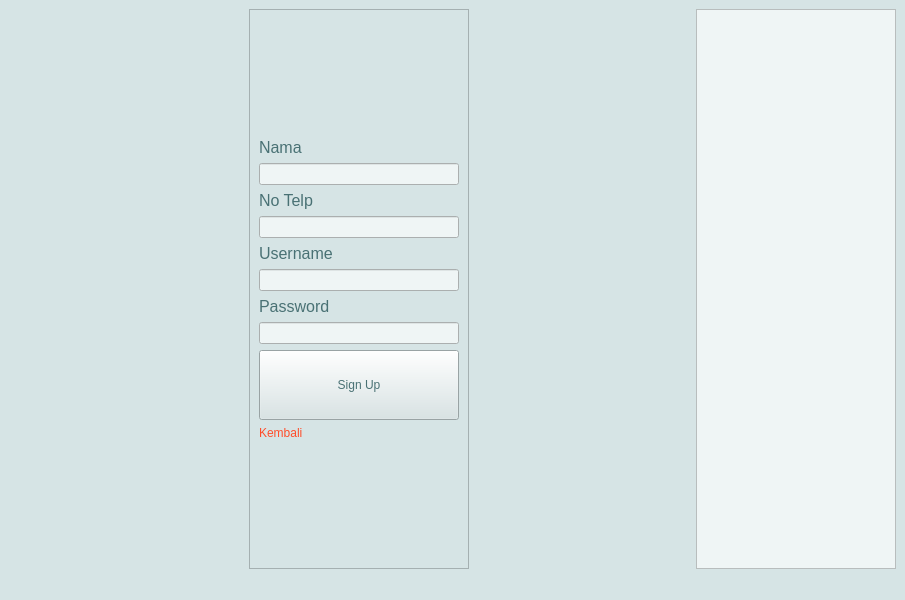
<?xml version="1.0" encoding="UTF-8"?>
<ui version="4.0">
 <class>MainWindow</class>
 <widget class="QMainWindow" name="MainWindow">
  <property name="geometry">
   <rect>
    <x>0</x>
    <y>0</y>
    <width>905</width>
    <height>600</height>
   </rect>
  </property>
  <property name="windowTitle">
   <string>MainWindow</string>
  </property>
  <property name="styleSheet">
   <string notr="true"> 
background-color: rgb(214, 228, 229);</string>
  </property>
  <widget class="QWidget" name="centralwidget">
   <layout class="QGridLayout" name="gridLayout">
    <item row="0" column="1">
     <widget class="QFrame" name="frame">
      <property name="styleSheet">
       <string notr="true"/>
      </property>
      <property name="frameShape">
       <enum>QFrame::StyledPanel</enum>
      </property>
      <property name="frameShadow">
       <enum>QFrame::Raised</enum>
      </property>
     </widget>
    </item>
    <item row="0" column="2">
     <widget class="QLabel" name="label">
      <property name="text">
       <string/>
      </property>
      <property name="pixmap">
       <pixmap>C:/Users/ACER/Downloads/bulubulu/Mask aasagroup.png</pixmap>
      </property>
     </widget>
    </item>
    <item row="0" column="5">
     <widget class="QFrame" name="frame_3">
      <property name="minimumSize">
       <size>
        <width>200</width>
        <height>0</height>
       </size>
      </property>
      <property name="styleSheet">
       <string notr="true">background-color: rgb(239, 245, 245);</string>
      </property>
      <property name="frameShape">
       <enum>QFrame::StyledPanel</enum>
      </property>
      <property name="frameShadow">
       <enum>QFrame::Raised</enum>
      </property>
     </widget>
    </item>
    <item row="0" column="3">
     <widget class="QFrame" name="frame_2">
      <property name="frameShape">
       <enum>QFrame::StyledPanel</enum>
      </property>
      <property name="frameShadow">
       <enum>QFrame::Raised</enum>
      </property>
      <layout class="QVBoxLayout" name="verticalLayout">
       <item>
        <spacer name="verticalSpacer">
         <property name="orientation">
          <enum>Qt::Vertical</enum>
         </property>
         <property name="sizeHint" stdset="0">
          <size>
           <width>20</width>
           <height>40</height>
          </size>
         </property>
        </spacer>
       </item>
       <item>
        <widget class="QLabel" name="label_4">
         <property name="font">
          <font>
           <pointsize>12</pointsize>
          </font>
         </property>
         <property name="styleSheet">
          <string notr="true">color: rgb(73, 113, 116);</string>
         </property>
         <property name="text">
          <string>Nama</string>
         </property>
        </widget>
       </item>
       <item>
        <widget class="QLineEdit" name="lineEdit_name">
         <property name="styleSheet">
          <string notr="true">
background-color: rgb(239, 245, 245);
color: rgb(255, 77, 42);</string>
         </property>
        </widget>
       </item>
       <item>
        <widget class="QLabel" name="label_5">
         <property name="font">
          <font>
           <pointsize>12</pointsize>
          </font>
         </property>
         <property name="styleSheet">
          <string notr="true"> 
color: rgb(73, 113, 116);</string>
         </property>
         <property name="text">
          <string>No Telp</string>
         </property>
        </widget>
       </item>
       <item>
        <widget class="QLineEdit" name="lineEdit_telp">
         <property name="styleSheet">
          <string notr="true">
background-color: rgb(239, 245, 245);
color: rgb(255, 77, 42);</string>
         </property>
        </widget>
       </item>
       <item>
        <widget class="QLabel" name="label_2">
         <property name="font">
          <font>
           <pointsize>12</pointsize>
          </font>
         </property>
         <property name="styleSheet">
          <string notr="true"> 
color: rgb(73, 113, 116);</string>
         </property>
         <property name="text">
          <string>Username</string>
         </property>
        </widget>
       </item>
       <item>
        <widget class="QLineEdit" name="lineEdit_username">
         <property name="styleSheet">
          <string notr="true">
background-color: rgb(239, 245, 245);
color: rgb(255, 77, 42);</string>
         </property>
        </widget>
       </item>
       <item>
        <widget class="QLabel" name="label_3">
         <property name="font">
          <font>
           <pointsize>12</pointsize>
          </font>
         </property>
         <property name="styleSheet">
          <string notr="true">color: rgb(73, 113, 116);</string>
         </property>
         <property name="text">
          <string>Password</string>
         </property>
        </widget>
       </item>
       <item>
        <widget class="QLineEdit" name="lineEdit_password">
         <property name="styleSheet">
          <string notr="true">
background-color: rgb(239, 245, 245);
color: rgb(255, 77, 42);</string>
         </property>
         <property name="echoMode">
          <enum>QLineEdit::Password</enum>
         </property>
        </widget>
       </item>
       <item>
        <widget class="QPushButton" name="Button_Signin">
         <property name="minimumSize">
          <size>
           <width>0</width>
           <height>70</height>
          </size>
         </property>
         <property name="styleSheet">
          <string notr="true">QPushButton
{
  
	background-color: rgb(214, 228, 229);

	color: rgb(73, 113, 116);
	font: 75 8pt &quot;MS Shell Dlg 2&quot;;
}
QPushButton:hover
{
   
	background-color: rgb(255, 77, 42);
}
</string>
         </property>
         <property name="text">
          <string>Sign Up</string>
         </property>
        </widget>
       </item>
       <item>
        <widget class="QLabel" name="backButt">
         <property name="styleSheet">
          <string notr="true">color: rgb(255, 77, 42);</string>
         </property>
         <property name="text">
          <string>Kembali</string>
         </property>
        </widget>
       </item>
       <item>
        <spacer name="verticalSpacer_2">
         <property name="orientation">
          <enum>Qt::Vertical</enum>
         </property>
         <property name="sizeHint" stdset="0">
          <size>
           <width>20</width>
           <height>40</height>
          </size>
         </property>
        </spacer>
       </item>
      </layout>
     </widget>
    </item>
    <item row="0" column="4">
     <spacer name="horizontalSpacer_2">
      <property name="orientation">
       <enum>Qt::Horizontal</enum>
      </property>
      <property name="sizeHint" stdset="0">
       <size>
        <width>40</width>
        <height>20</height>
       </size>
      </property>
     </spacer>
    </item>
    <item row="0" column="0">
     <spacer name="horizontalSpacer">
      <property name="orientation">
       <enum>Qt::Horizontal</enum>
      </property>
      <property name="sizeHint" stdset="0">
       <size>
        <width>40</width>
        <height>20</height>
       </size>
      </property>
     </spacer>
    </item>
   </layout>
  </widget>
  <widget class="QStatusBar" name="statusbar"/>
 </widget>
 <resources/>
 <connections/>
</ui>
